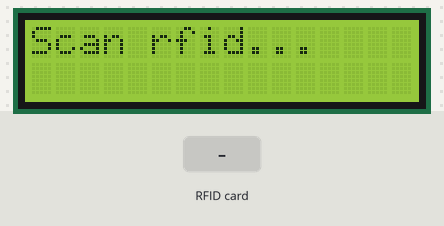
The sketch below on a simulated ESP8266 (NodeMCU). Parts: 16×2 character LCD. Inputs (shaded band) come from the test bench. WiFi joins after 1.5 s; servers stay silent unless stated; uploads are accepted with an empty reply; what the sketch prints to the serial monitor is not drawn.

Above: at 2.8 s.
2.9 s: RFID card 5E 7A 19 C4 held to the reader
At 4.0 s:
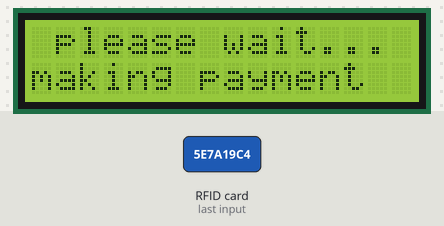
At 5.1 s:
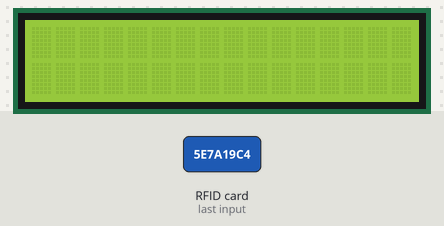
Timing chart, 0 to 6.6 s (numbered marks = the images above; inputs shaded):
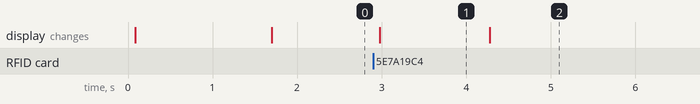

Measured:
- after the input at 2.9 s, the display: changes after 0.08 s (image 1)
- what the display in image 1 shows lasts 1.3 s, from 3.0 s to 4.3 s

The sketch:

rfid-payment.ino
```cpp
#include <ESP8266WiFi.h>
#include <SPI.h>
#include <MFRC522.h>
#include <LCD_I2C.h>

LCD_I2C lcd(0x27, 16, 2);

#define SS_PIN D3   // Define the SDA (SS) pin
#define RST_PIN D4  // Define the RST pin

MFRC522 mfrc522(SS_PIN, RST_PIN);  // Create an MFRC522 instance


const char* ssid = "Nokia 2.0";
const char* password = "bluehost";
const char* serverHost = "http://dracer.pythonanywhere.com";
const int serverPort = 80; // HTTP default port
//http://192.168.133.184/
void setup() {
  Serial.begin(115200);
  delay(10);
  Serial.println();
  lcd.begin(); // If you are using more I2C devices using the Wire library use lcd.begin(false)
                 // this stop the library(LCD_I2C) from calling Wire.begin()
  lcd.backlight();
  lcd.print("Initialzing....");

  SPI.begin();       // Initialize SPI communication
  mfrc522.PCD_Init(); // Initialize the MFRC522 reader

  // Connect to Wi-Fi
  Serial.print("Connecting to ");
  Serial.println(ssid);
  WiFi.begin(ssid, password);

  while (WiFi.status() != WL_CONNECTED) {
    delay(500);
    Serial.print(".");
  }

  Serial.println("");
  Serial.println("WiFi connected");
  Serial.println("IP address: ");
  Serial.println(WiFi.localIP());

  lcd.print("  Initialization     ");
  lcd.setCursor(2, 1);
  lcd.print("Complete");
}

void loop() {

  lcd.setCursor(0, 0);
  lcd.print("Scan rfid...      ");
  lcd.setCursor(0, 1);
  lcd.print("                 ");

  // Look for new cards
  if (mfrc522.PICC_IsNewCardPresent() && mfrc522.PICC_ReadCardSerial()) {
    lcd.setCursor(0, 0);
    lcd.print("Card detected    ");
    String cardUid = getCard();
    lcd.setCursor(0, 0);
    lcd.print(" please wait...  ");
    lcd.setCursor(0, 1);
    lcd.print("making payment  ");
    String response = makePayment(cardUid);
    lcd.setCursor(0, 0);
    lcd.print(response+"                ");
    lcd.setCursor(0, 1);
    lcd.print("                 ");
    delay(5000);
  }


}

String makePayment(String key){

  // Use WiFiClient class to create a TCP connection
  WiFiClient client;
  if (!client.connect(serverHost, serverPort)) {
    Serial.println("Connection failed");
    delay(5000);
    return "server failed";
  }

  // Send a GET request to the server
  client.print("GET /admin/debit/"+key+" HTTP/1.1\r\n");
  client.print("Host: ");
  client.println(serverHost);
  client.println("Connection: close");
  client.println();

  // Read and print the response from the server
  String line;
  while (client.connected()) {
    if (client.available()) {
      line = client.readStringUntil('\r');
      Serial.print(line);
    }
  }

  Serial.println();
  Serial.println("Closing connection");
  client.stop();

  return line;
}

String getCard(){

    String cardUid = "";
    Serial.print("Card UID: ");
    for (byte i = 0; i < mfrc522.uid.size; i++) {
      cardUid += String(mfrc522.uid.uidByte[i], HEX);
      cardUid.toUpperCase();
    }
    Serial.println(cardUid);
    mfrc522.PICC_HaltA(); // Halt the card to stop communication
  return cardUid;
}
```
